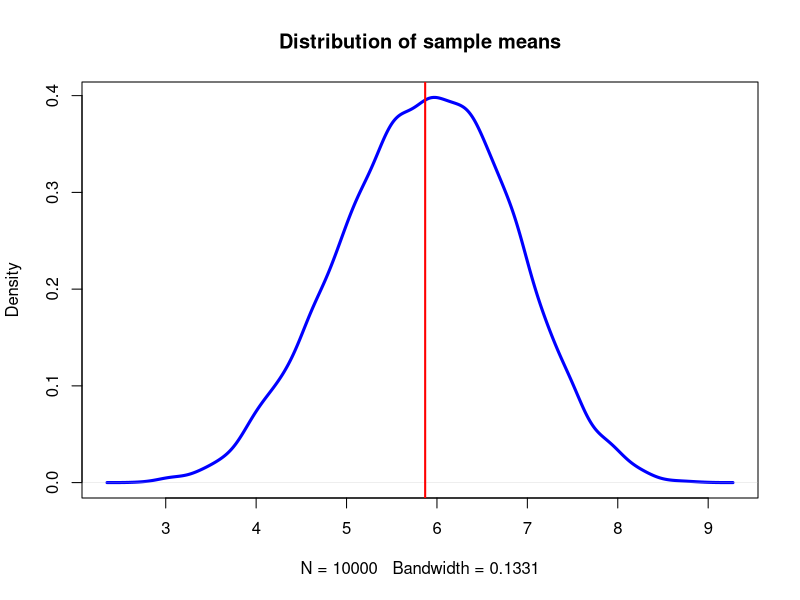
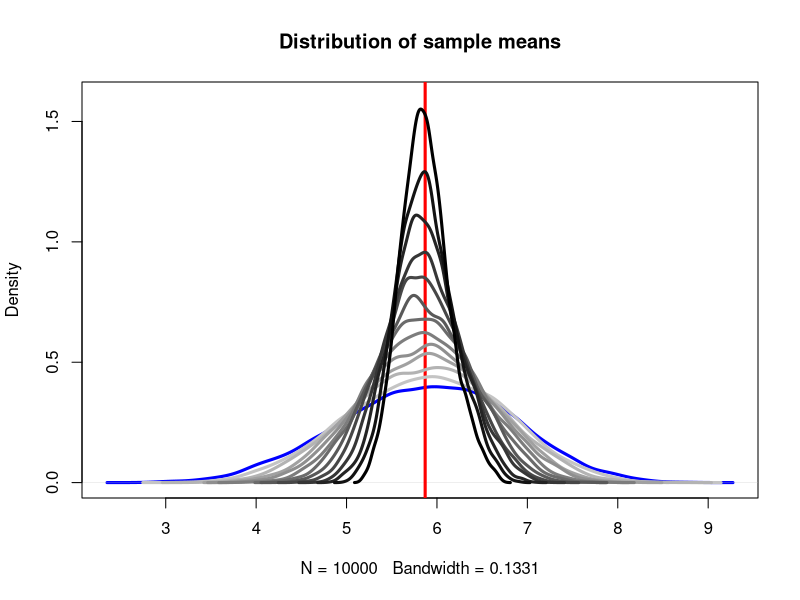

Write R code to recreate these figures, in order.
##############################################################
# 231b Section 1. UC Berkeley, Spring 2015.
# GSI: Guadalupe Tuñón. guadalupe.tunon@berkeley.edu
# Proposed section code
##############################################################
#
# 1. Introduction to simulations in R
# The birthday problem
#
# 2. Sampling simulations (one sample): 
# a. Sample mean as unbiased estimator of the population mean.
# b. Variance of the sample mean as m gets closer to N.
#
# 3. Functions: 
# Function for the difference of means
#
##############################################################

rm(list=ls())

# 1. The birthday problem (Feller 1957) 

# Simulating birthdays for 25 people
birthdays <- sample(1:365, 25, replace=T)
birthdays

# Finding the number of birthday matches among 25 people
X <- 25 - length(unique(birthdays))

# Here we have simulated the situation for one room with 25 people, where
# there is
X
#shared birthday(s)

# Using a loop to simulate X for many rooms with 25 people: 
# If we repeat this process a very large number of times, we obtain many 
# realizations of the random variable X, and thus a good idea of the distribution 
# of X. 
# Counting the proportion of rooms with X = 0, we get the approximate 
# probability of no match P(X = 0) or match P(X>0).
# Taking the average of these realizations of X, we get a good approximation to E(X).

X <- NA # Creating placeholder vector
r <- 10000 # We will simulate 10,000 rooms

for (i in 1:r){ 
  
  birthdays <- sample(1:365, 25, replace=T)
  X[i] <- 25 - length(unique(birthdays))
  
}

# Simulated probability of at least one matching birthday. 
mean(X!=0)  # Very close to the combinatorial solution which is 0.5687

# Simulated E(X): the average number of matches per room simulates
mean(X) # This result is not easily obtained by combinatorial methods.

##############################################################

# 2.a Sample mean as an unbiased estimator of the population mean

# First we will need to "create" a population, a box of tickets
population <- c(4,5,7,12,7,8,9,-3,5,8,9,3,2,3,4,6,10,4,6,7,8,9,2)

N <- length(population) # number of observations in the population
N

pop_mean <- mean(population) # population mean
pop_mean 

pop_sd <- sd(population) # population standard deviation
pop_sd

# We will draw several random samples of 8 observation without replacement 
m <- 8

s1 <- sample(population, size=m, replace = FALSE)
s1

s2 <- sample(population, size=m, replace = FALSE)
s2

s3 <- sample(population, size=m, replace = FALSE)
s3

s4 <- sample(population, size=m, replace = FALSE)
s4

samples <- cbind(s1, s2, s3, s4)

# Remember the population mean 
pop_mean 
# And the means of the samples 
apply(samples, MARGIN=2, FUN=mean) 
# By chance each given sample mean may be a little higher or lower than the 
# population mean

# We will use a simulation to show that the sample mean is an unbiased estimator
# of the population mean

# Simulating the sampling process 10000 times
sample_mean <- NA
m <- 8

for (i in 1:10000){
  
  sample <- sample(population, size=m, replace = FALSE)
  sample_mean[i] <- mean(sample)
  
}

par(mfrow=c(1,1))
plot(density(sample_mean), col="blue", lwd=3,
     main="Distribution of sample means")
abline(v=pop_mean, col="red", lwd=2)


##############################################################

# 2b. Variance of the sample mean as m gets closer to N.

plot(density(sample_mean), col="blue", ylim=c(0,1.6),
     main="Distribution of sample means", lwd=3)
abline(v=pop_mean, col="red", lwd=3)

rep <- 10000

for (m in 9:20){
  sample_mean <- NA
  
  for (i in 1:rep){
    sample <- sample(population, size=m, replace = FALSE)
    sample_mean[i] <- mean(sample)
  }
  lines(density(sample_mean), lwd=3,
        col=paste0("grey",140-(7*m)))
}

##############################################################
# 3. Function for the difference of means

diff_means <- function(y, x){ 
  
  # Calculating difference in means
  mean1 <- mean(y[x==1], na.rm=T)
  mean0 <- mean(y[x==0], na.rm=T)
  diff <- mean1 - mean0
  
  # Calculating number of observations
  N <- length(na.omit(y))
  
  # Preparing output
  res <- c(mean1, mean0, diff, N)
  names(res) <- c("Mean 1", "Mean 0", "Difference", "N")
  
  return(c(res))
}

# To try our function, we will use the small dataset in Gerber & Green (2012)

gg_data <- as.data.frame(cbind(c(10,15,20,20,10,15,15), 
                               c(15,15,30,15,20,15,30)))
names(gg_data) <- c("Y_i0", "Y_i1")

# We will need to "create" a treatment vector
gg_data$treat <- sample(c(0,1), 7, replace=T)
gg_data$treat

# and a column with the "observed" outcomes
gg_data$observed <- ifelse(gg_data$treat==1, gg_data$Y_i1, gg_data$Y_i0)

with(gg_data, diff_means(observed, treat))

mean(gg_data$Y_i1[gg_data$treat==1])
mean(gg_data$Y_i0[gg_data$treat==0])

stopifnot((mean(gg_data$Y_i1[gg_data$treat==1])-mean(gg_data$Y_i0[gg_data$treat==0]))==
             with(gg_data, diff_means(observed, treat))[3])



